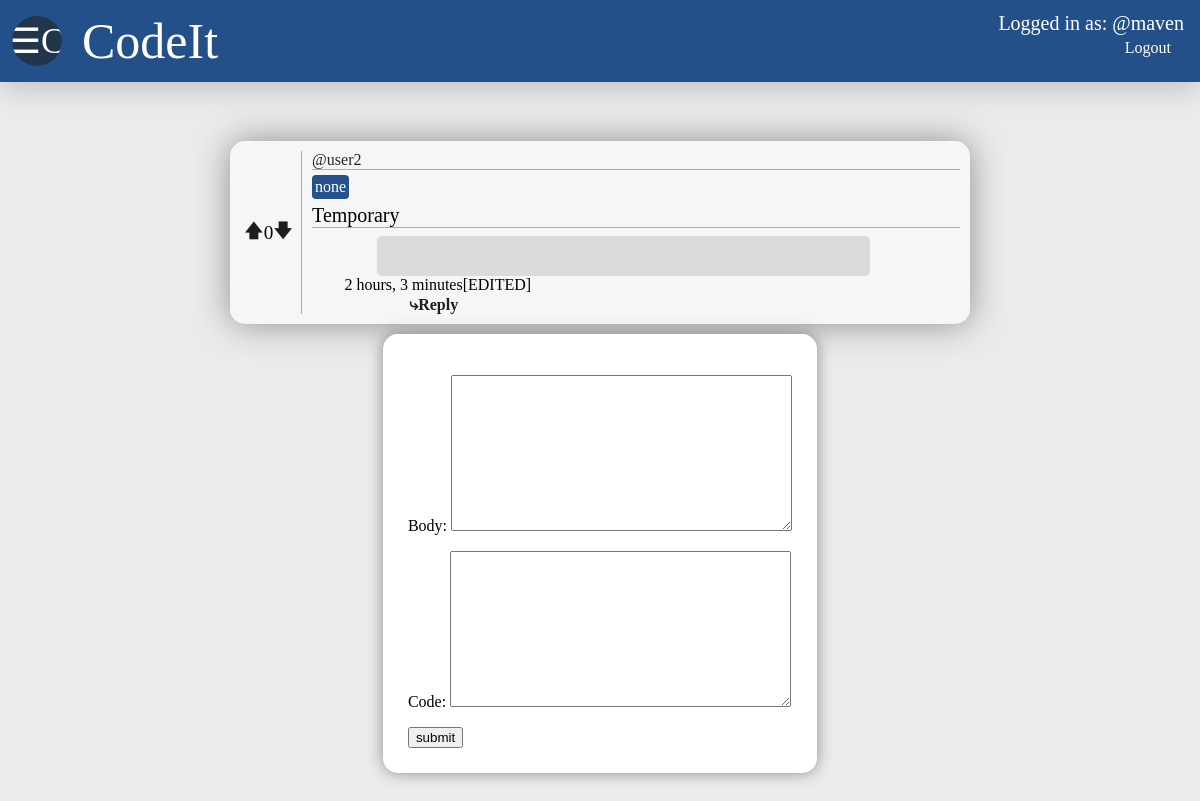
Page /answer-submit/15 (signed in) on the committed database.
### CodeIt/models.py (models this page shows, shortened)
class Question(models.Model):
    user=models.ForeignKey(User, on_delete=models.SET_NULL, null=True)
    topic=models.CharField(max_length=300, null=True)
    header=models.CharField(max_length=300)
    body=models.TextField(null=True, blank=True)
    code=models.TextField(null=True, blank=True)
    votes=models.IntegerField(default=0)
    updated=models.DateTimeField(auto_now=True)
    created=models.DateTimeField(auto_now_add=True)

### CodeIt/views.py (the view, shortened to what this page needs)
# urls.py: path('answer-submit/<str:pk>', views.answerSubmit, name="answer-submit"),
@login_required(login_url='login')
def answerSubmit(request, pk):
    form=AnswerForm()
    questions=Question.objects.get(id=pk)
    context={'form':form, 'questions':questions}
    return render(request, 'CodeIt/answer_form.html', context)

### CodeIt/forms.py
class AnswerForm(ModelForm):
    class Meta:
        model=Answer
        exclude=['votes','user', 'question']

### CodeIt/templates/CodeIt/answer_form.html (shortened to what this page needs)
{% extends "main.html" %}
{% block content %}
<div class="answer-submit-main-div">
    <div class="question-div-question-page">
        <div class="question-votes-div">
            <a href="{% url 'question-vote' questions.id 1 %}">&#129093;</a>
                {{questions.votes}}
            <a href="{% url 'question-vote' questions.id -1 %}">&#129095;</a>
        </div>
        <div class="question-info-div">
            <div class="user-div">
                <span class="user-span">@{{questions.user}}</span>
            </div>
            <div class="topic-div">
                <span class="topic-span">{{questions.topic}}</span>
            </div>
            <div class="question-header-div">
                <span class="question-header-span">{{questions.header}}</span>
            </div>
            <div class="question-code-div">
            </div>
            <div class="created-edit-delete-div">
                <div class="created-edited-div">
                    <span class="created-div">{{questions.created|timesince}}</span>
                    <span class="edited-div">{% if questions.created != questions.updated %}[EDITED]{% endif %}</span>
                </div>
                <div class="edit-delete-div">
                </div>
            </div>
            <span class="reply">
                <a href="{% url 'answer-submit' questions.id %}">&rdca;Reply</a>
            </span>
        </div>
    </div>
    <div class="form-div">
    <form method="POST" action="">
        {{form.as_p}}
        <input type="submit" value="submit" />
    </form>
    </div>
</div>
{% endblock content %}

### templates/navbar.html
<div class="navbar">
    <div class="navbar-header-logo">
        <div class="navbar-logo">
            &#x2630;C
        </div>
        <div class="navbar-header">
            <span class="navbar-header">
                <a class="navbar-header-link" href='/'>
                    <span class="header">CodeIt</span>
                </a>
            </span>
        </div>
    </div>
    <div class="navbar-username-login">
        {% if request.user.is_authenticated %}
        <div>
            <span class="navbar-username">
            Logged in as: @{{request.user}}
            </span>
        </div>
        <div class="login-logout">
            <a class="login-logout-link" href="{% url 'logout' %}">
                Logout
            </a>
        </div>
        {% else %}
        <div class="login-logout">
        <a class="login-logout-link" href="{% url 'login' %}">Log in</a>
        </div>
        {% endif %}
    </div>
</div>

### static/styles/main.css (style rules this page uses)
body { margin: 0; background-color: rgb(236, 236, 236); margin-top: 0; height: 100%; }
.navbar { padding: 12px; margin-top: 0; margin-bottom: 15px; display: flex; flex-direction: row; justify-content: space-between; background-color: rgba(0, 54, 120, 0.85); box-shadow: 0px 10px 25px rgba(200,200,200); }
a { color:rgba(30,30,30); }
a { text-decoration: none; }
.navbar-header-logo { display: flex; flex-direction: row; justify-content: center; align-items: center; }
.navbar-logo { margin-right: 20px; display: flex; height:50px; width: 50px; border-radius: 50%; background-color:rgba(33, 53, 76, 1); justify-content: center; align-items: center; color: white; font-size: 35px; overflow-x: hidden; overflow-y: hidden; }
.navbar-header { color:rgb(255, 255, 255); }
.navbar-header-link { color:rgb(255, 255, 255); font-size: 50px; }
.login-logout { justify-content: end; padding: 2px; padding-right: 15px; margin: 2px; text-align: right; }
a.login-logout-link { color: white; }
.navbar-username { padding: 2px; font-size: 20px; color: white; margin: 2px; }
.navbar-username-login { align-items: right; }
.question-info-div, .answer-info-div, .comment-info-div { display: flex; flex-direction: column; width: 100%; padding-left: 10px; }
.user-div, .user-answer-div, .comment-user-div { justify-content: left; margin-bottom: 5px; border-bottom: 0.2px solid #adadad; }
.user-span { font-size: 16px; color: rgb(38, 38, 38); margin-bottom: 2px; }
.topic-div { justify-content: left; color: rgb(38, 38, 38); border-radius: 4px; display: flex; background-color: rgba(0, 54, 120, 0.85); width: fit-content; padding: 3px; margin-bottom: 5px; }
.topic-span { font-size: 16px; color: white; }
.question-header-div { font-size: 20px; margin-bottom: 10px; width: 100%; border-bottom: 0.2px solid #adadad; margin-bottom: 4px; }
.question-votes-div { display: flex; justify-content: center; align-items: center; padding: 4px; padding-right: 8px; font-size: larger; border-right: 0.2px solid #adadad; }
.created-edit-delete-div { display: flex; flex-direction: row; justify-content: space-between; padding-bottom: 2px; padding-left: 5%; }
.created-edited-div { display: flex; justify-content: space-evenly; }
.edit-delete-div { display: flex; width: 50%; justify-content: end; padding-right: 15px; }
.question-div-question-page { display: flex; flex-direction: row; background-color: rgb(246, 246, 246); padding: 10px; border-radius: 15px; margin-bottom: 10px; height: fit-content; width: 60%; box-shadow: 0 0 35px rgba(50,50,50,0.5); }
.question-code-div, .answer-code-div { margin-left: 10%; background-color: rgb(218, 219, 221); max-width: 70%; padding: 20px; border-radius: 5px; }
.reply { font-size: 42; margin-left: 15%; font-weight: bolder; }
.created-edited-div, .edited-div { font-size: 16px; }
.answer-submit-main-div, .comment-submit-main-div { display: flex; width: 100%; min-height: 90vh; justify-content: center; align-items: center; flex-direction: column; }
.form-div { min-width: fit-content; max-width: 50%; background-color: rgb(255, 255, 255); padding: 25px; border-radius: 15px; box-shadow: 0 0 15px rgba(50,50,50,0.5); }
.header { color: white; }

### rows in the picture
Question: votes "0", user "user2", topic "none", header "Temporary", created "2 hours, 3 minutes"

### other values in the picture
{{ request.user }} "maven"
